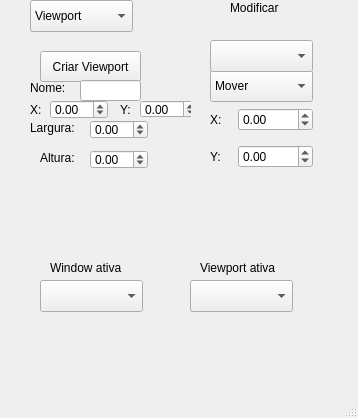
<?xml version="1.0" encoding="UTF-8"?>
<ui version="4.0">
 <class>JanelaViewportWindow</class>
 <widget class="QMainWindow" name="JanelaViewportWindow">
  <property name="geometry">
   <rect>
    <x>0</x>
    <y>0</y>
    <width>358</width>
    <height>418</height>
   </rect>
  </property>
  <property name="windowTitle">
   <string>MainWindow</string>
  </property>
  <widget class="QWidget" name="centralwidget">
   <widget class="QLabel" name="label_3">
    <property name="geometry">
     <rect>
      <x>230</x>
      <y>0</y>
      <width>61</width>
      <height>16</height>
     </rect>
    </property>
    <property name="text">
     <string>Modificar</string>
    </property>
   </widget>
   <widget class="QComboBox" name="comboBox_3">
    <property name="geometry">
     <rect>
      <x>210</x>
      <y>70</y>
      <width>103</width>
      <height>32</height>
     </rect>
    </property>
    <item>
     <property name="text">
      <string>Mover</string>
     </property>
    </item>
    <item>
     <property name="text">
      <string>Escalar</string>
     </property>
    </item>
    <item>
     <property name="text">
      <string>Rotacionar</string>
     </property>
    </item>
   </widget>
   <widget class="QStackedWidget" name="stackedWidget">
    <property name="geometry">
     <rect>
      <x>190</x>
      <y>100</y>
      <width>141</width>
      <height>121</height>
     </rect>
    </property>
    <property name="sizePolicy">
     <sizepolicy hsizetype="Preferred" vsizetype="Preferred">
      <horstretch>0</horstretch>
      <verstretch>0</verstretch>
     </sizepolicy>
    </property>
    <property name="currentIndex">
     <number>0</number>
    </property>
    <widget class="QWidget" name="page">
     <widget class="QWidget" name="widget" native="true">
      <property name="geometry">
       <rect>
        <x>10</x>
        <y>0</y>
        <width>125</width>
        <height>76</height>
       </rect>
      </property>
      <property name="sizePolicy">
       <sizepolicy hsizetype="Preferred" vsizetype="Preferred">
        <horstretch>0</horstretch>
        <verstretch>0</verstretch>
       </sizepolicy>
      </property>
      <layout class="QGridLayout" name="gridLayout_2">
       <item row="1" column="1">
        <widget class="QDoubleSpinBox" name="translacaoY">
         <property name="sizePolicy">
          <sizepolicy hsizetype="Maximum" vsizetype="Fixed">
           <horstretch>0</horstretch>
           <verstretch>0</verstretch>
          </sizepolicy>
         </property>
         <property name="minimum">
          <double>-9999.989999999999782</double>
         </property>
         <property name="maximum">
          <double>9999.989999999999782</double>
         </property>
        </widget>
       </item>
       <item row="1" column="0">
        <widget class="QLabel" name="label_5">
         <property name="sizePolicy">
          <sizepolicy hsizetype="Maximum" vsizetype="Preferred">
           <horstretch>0</horstretch>
           <verstretch>0</verstretch>
          </sizepolicy>
         </property>
         <property name="text">
          <string>Y:</string>
         </property>
        </widget>
       </item>
       <item row="0" column="0">
        <widget class="QLabel" name="label_4">
         <property name="sizePolicy">
          <sizepolicy hsizetype="Maximum" vsizetype="Preferred">
           <horstretch>0</horstretch>
           <verstretch>0</verstretch>
          </sizepolicy>
         </property>
         <property name="text">
          <string>X:</string>
         </property>
        </widget>
       </item>
       <item row="0" column="1">
        <widget class="QDoubleSpinBox" name="translacaoX">
         <property name="sizePolicy">
          <sizepolicy hsizetype="Maximum" vsizetype="Fixed">
           <horstretch>0</horstretch>
           <verstretch>0</verstretch>
          </sizepolicy>
         </property>
         <property name="minimum">
          <double>-9999.989999999999782</double>
         </property>
         <property name="maximum">
          <double>9999.989999999999782</double>
         </property>
        </widget>
       </item>
      </layout>
     </widget>
    </widget>
    <widget class="QWidget" name="page_2">
     <widget class="QLabel" name="label_8">
      <property name="geometry">
       <rect>
        <x>10</x>
        <y>100</y>
        <width>171</width>
        <height>16</height>
       </rect>
      </property>
      <property name="font">
       <font>
        <pointsize>9</pointsize>
        <italic>true</italic>
       </font>
      </property>
      <property name="text">
       <string>Nota: Escala feita a partir do centro.</string>
      </property>
     </widget>
     <widget class="QLabel" name="label_6">
      <property name="geometry">
       <rect>
        <x>20</x>
        <y>20</y>
        <width>58</width>
        <height>16</height>
       </rect>
      </property>
      <property name="text">
       <string>X:</string>
      </property>
     </widget>
     <widget class="QLabel" name="label_7">
      <property name="geometry">
       <rect>
        <x>20</x>
        <y>40</y>
        <width>58</width>
        <height>16</height>
       </rect>
      </property>
      <property name="text">
       <string>Y:</string>
      </property>
     </widget>
     <widget class="QDoubleSpinBox" name="rotacaoX">
      <property name="geometry">
       <rect>
        <x>50</x>
        <y>20</y>
        <width>62</width>
        <height>22</height>
       </rect>
      </property>
      <property name="minimum">
       <double>-10.000000000000000</double>
      </property>
      <property name="maximum">
       <double>10.000000000000000</double>
      </property>
     </widget>
     <widget class="QDoubleSpinBox" name="rotacaoY">
      <property name="geometry">
       <rect>
        <x>50</x>
        <y>40</y>
        <width>62</width>
        <height>22</height>
       </rect>
      </property>
      <property name="minimum">
       <double>-10.000000000000000</double>
      </property>
      <property name="maximum">
       <double>10.000000000000000</double>
      </property>
     </widget>
    </widget>
    <widget class="QWidget" name="page_3">
     <widget class="QLabel" name="label_12">
      <property name="geometry">
       <rect>
        <x>10</x>
        <y>10</y>
        <width>58</width>
        <height>16</height>
       </rect>
      </property>
      <property name="text">
       <string>Angulo:</string>
      </property>
     </widget>
     <widget class="QDoubleSpinBox" name="doubleSpinBox">
      <property name="geometry">
       <rect>
        <x>70</x>
        <y>10</y>
        <width>62</width>
        <height>22</height>
       </rect>
      </property>
      <property name="minimum">
       <double>-360.000000000000000</double>
      </property>
      <property name="maximum">
       <double>360.000000000000000</double>
      </property>
     </widget>
     <widget class="QLabel" name="label_10">
      <property name="geometry">
       <rect>
        <x>0</x>
        <y>100</y>
        <width>171</width>
        <height>16</height>
       </rect>
      </property>
      <property name="font">
       <font>
        <pointsize>9</pointsize>
        <italic>true</italic>
       </font>
      </property>
      <property name="text">
       <string>Nota: Rotação feita a partir do centro.</string>
      </property>
     </widget>
    </widget>
   </widget>
   <widget class="QStackedWidget" name="stackedWidget_2">
    <property name="geometry">
     <rect>
      <x>20</x>
      <y>40</y>
      <width>171</width>
      <height>201</height>
     </rect>
    </property>
    <property name="currentIndex">
     <number>0</number>
    </property>
    <widget class="QWidget" name="page_4">
     <widget class="QPushButton" name="criarViewport">
      <property name="geometry">
       <rect>
        <x>20</x>
        <y>11</y>
        <width>101</width>
        <height>31</height>
       </rect>
      </property>
      <property name="text">
       <string>Criar Viewport</string>
      </property>
     </widget>
     <widget class="QLabel" name="label_16">
      <property name="geometry">
       <rect>
        <x>10</x>
        <y>80</y>
        <width>50</width>
        <height>16</height>
       </rect>
      </property>
      <property name="text">
       <string>Largura:</string>
      </property>
     </widget>
     <widget class="QLabel" name="label_15">
      <property name="geometry">
       <rect>
        <x>20</x>
        <y>110</y>
        <width>40</width>
        <height>16</height>
       </rect>
      </property>
      <property name="text">
       <string>Altura:</string>
      </property>
     </widget>
     <widget class="QDoubleSpinBox" name="viewportLargura">
      <property name="geometry">
       <rect>
        <x>70</x>
        <y>80</y>
        <width>58</width>
        <height>19</height>
       </rect>
      </property>
      <property name="minimum">
       <double>-9999.000000000000000</double>
      </property>
      <property name="maximum">
       <double>9999.000000000000000</double>
      </property>
     </widget>
     <widget class="QDoubleSpinBox" name="viewportAltura">
      <property name="geometry">
       <rect>
        <x>70</x>
        <y>110</y>
        <width>58</width>
        <height>19</height>
       </rect>
      </property>
      <property name="minimum">
       <double>-9999.000000000000000</double>
      </property>
      <property name="maximum">
       <double>9999.000000000000000</double>
      </property>
     </widget>
     <widget class="QLabel" name="label_17">
      <property name="geometry">
       <rect>
        <x>10</x>
        <y>40</y>
        <width>50</width>
        <height>16</height>
       </rect>
      </property>
      <property name="text">
       <string>Nome:</string>
      </property>
     </widget>
     <widget class="QLineEdit" name="viewportNome">
      <property name="geometry">
       <rect>
        <x>60</x>
        <y>40</y>
        <width>61</width>
        <height>21</height>
       </rect>
      </property>
     </widget>
     <widget class="QDoubleSpinBox" name="viewportY">
      <property name="geometry">
       <rect>
        <x>120</x>
        <y>60</y>
        <width>58</width>
        <height>18</height>
       </rect>
      </property>
      <property name="minimum">
       <double>-9999.000000000000000</double>
      </property>
      <property name="maximum">
       <double>9999.000000000000000</double>
      </property>
     </widget>
     <widget class="QLabel" name="label_18">
      <property name="geometry">
       <rect>
        <x>100</x>
        <y>60</y>
        <width>16</width>
        <height>20</height>
       </rect>
      </property>
      <property name="text">
       <string>Y:</string>
      </property>
     </widget>
     <widget class="QDoubleSpinBox" name="viewportX">
      <property name="geometry">
       <rect>
        <x>30</x>
        <y>60</y>
        <width>58</width>
        <height>19</height>
       </rect>
      </property>
      <property name="minimum">
       <double>-9999.000000000000000</double>
      </property>
      <property name="maximum">
       <double>9999.000000000000000</double>
      </property>
     </widget>
     <widget class="QLabel" name="label_19">
      <property name="geometry">
       <rect>
        <x>10</x>
        <y>60</y>
        <width>16</width>
        <height>20</height>
       </rect>
      </property>
      <property name="text">
       <string>X:</string>
      </property>
     </widget>
    </widget>
    <widget class="QWidget" name="page_5">
     <widget class="QPushButton" name="criarWindow">
      <property name="geometry">
       <rect>
        <x>10</x>
        <y>10</y>
        <width>116</width>
        <height>31</height>
       </rect>
      </property>
      <property name="text">
       <string>Criar Window</string>
      </property>
     </widget>
     <widget class="QLabel" name="label_9">
      <property name="geometry">
       <rect>
        <x>0</x>
        <y>70</y>
        <width>16</width>
        <height>20</height>
       </rect>
      </property>
      <property name="text">
       <string>X:</string>
      </property>
     </widget>
     <widget class="QDoubleSpinBox" name="windowX">
      <property name="geometry">
       <rect>
        <x>20</x>
        <y>70</y>
        <width>58</width>
        <height>19</height>
       </rect>
      </property>
      <property name="minimum">
       <double>-9999.000000000000000</double>
      </property>
      <property name="maximum">
       <double>9999.000000000000000</double>
      </property>
     </widget>
     <widget class="QLabel" name="label_11">
      <property name="geometry">
       <rect>
        <x>90</x>
        <y>70</y>
        <width>16</width>
        <height>20</height>
       </rect>
      </property>
      <property name="text">
       <string>Y:</string>
      </property>
     </widget>
     <widget class="QDoubleSpinBox" name="windowY">
      <property name="geometry">
       <rect>
        <x>110</x>
        <y>70</y>
        <width>58</width>
        <height>18</height>
       </rect>
      </property>
      <property name="minimum">
       <double>-9999.000000000000000</double>
      </property>
      <property name="maximum">
       <double>9999.000000000000000</double>
      </property>
     </widget>
     <widget class="QLabel" name="label_13">
      <property name="geometry">
       <rect>
        <x>10</x>
        <y>131</y>
        <width>50</width>
        <height>16</height>
       </rect>
      </property>
      <property name="text">
       <string>Largura:</string>
      </property>
     </widget>
     <widget class="QDoubleSpinBox" name="windowLargura">
      <property name="geometry">
       <rect>
        <x>68</x>
        <y>131</y>
        <width>58</width>
        <height>19</height>
       </rect>
      </property>
      <property name="minimum">
       <double>-9999.000000000000000</double>
      </property>
      <property name="maximum">
       <double>9999.000000000000000</double>
      </property>
     </widget>
     <widget class="QLabel" name="label_14">
      <property name="geometry">
       <rect>
        <x>20</x>
        <y>160</y>
        <width>40</width>
        <height>16</height>
       </rect>
      </property>
      <property name="text">
       <string>Altura:</string>
      </property>
     </widget>
     <widget class="QDoubleSpinBox" name="windowAltura">
      <property name="geometry">
       <rect>
        <x>68</x>
        <y>160</y>
        <width>58</width>
        <height>19</height>
       </rect>
      </property>
      <property name="minimum">
       <double>-9999.000000000000000</double>
      </property>
      <property name="maximum">
       <double>9999.000000000000000</double>
      </property>
     </widget>
     <widget class="QLineEdit" name="windowNome">
      <property name="geometry">
       <rect>
        <x>70</x>
        <y>50</y>
        <width>61</width>
        <height>21</height>
       </rect>
      </property>
     </widget>
     <widget class="QLabel" name="label_25">
      <property name="geometry">
       <rect>
        <x>20</x>
        <y>50</y>
        <width>41</width>
        <height>16</height>
       </rect>
      </property>
      <property name="text">
       <string>Nome:</string>
      </property>
     </widget>
    </widget>
   </widget>
   <widget class="QComboBox" name="comboBox_4">
    <property name="geometry">
     <rect>
      <x>30</x>
      <y>0</y>
      <width>103</width>
      <height>32</height>
     </rect>
    </property>
    <item>
     <property name="text">
      <string>Viewport</string>
     </property>
    </item>
    <item>
     <property name="text">
      <string>Window</string>
     </property>
    </item>
   </widget>
   <widget class="QComboBox" name="windowAtivador">
    <property name="geometry">
     <rect>
      <x>40</x>
      <y>280</y>
      <width>103</width>
      <height>32</height>
     </rect>
    </property>
   </widget>
   <widget class="QLabel" name="label">
    <property name="geometry">
     <rect>
      <x>50</x>
      <y>260</y>
      <width>91</width>
      <height>16</height>
     </rect>
    </property>
    <property name="text">
     <string>Window ativa</string>
    </property>
   </widget>
   <widget class="QLabel" name="label_2">
    <property name="geometry">
     <rect>
      <x>200</x>
      <y>260</y>
      <width>91</width>
      <height>16</height>
     </rect>
    </property>
    <property name="text">
     <string>Viewport ativa</string>
    </property>
   </widget>
   <widget class="QComboBox" name="viewportAtivador">
    <property name="geometry">
     <rect>
      <x>190</x>
      <y>280</y>
      <width>103</width>
      <height>32</height>
     </rect>
    </property>
   </widget>
   <widget class="QComboBox" name="comboBox_5">
    <property name="geometry">
     <rect>
      <x>210</x>
      <y>40</y>
      <width>103</width>
      <height>32</height>
     </rect>
    </property>
   </widget>
  </widget>
  <widget class="QMenuBar" name="menubar">
   <property name="geometry">
    <rect>
     <x>0</x>
     <y>0</y>
     <width>358</width>
     <height>24</height>
    </rect>
   </property>
  </widget>
  <widget class="QStatusBar" name="statusbar"/>
 </widget>
 <resources/>
 <connections>
  <connection>
   <sender>comboBox_3</sender>
   <signal>currentIndexChanged(int)</signal>
   <receiver>stackedWidget</receiver>
   <slot>setCurrentIndex(int)</slot>
   <hints>
    <hint type="sourcelabel">
     <x>210</x>
     <y>125</y>
    </hint>
    <hint type="destinationlabel">
     <x>190</x>
     <y>244</y>
    </hint>
   </hints>
  </connection>
  <connection>
   <sender>comboBox_4</sender>
   <signal>currentIndexChanged(int)</signal>
   <receiver>stackedWidget_2</receiver>
   <slot>setCurrentIndex(int)</slot>
   <hints>
    <hint type="sourcelabel">
     <x>132</x>
     <y>55</y>
    </hint>
    <hint type="destinationlabel">
     <x>136</x>
     <y>108</y>
    </hint>
   </hints>
  </connection>
 </connections>
</ui>
